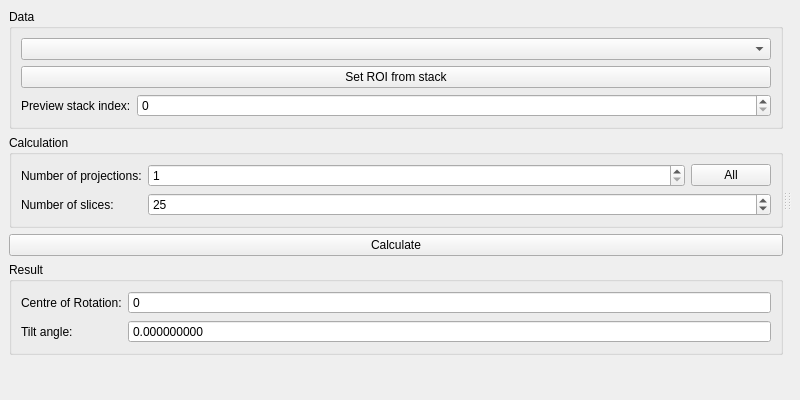
<?xml version="1.0" encoding="UTF-8"?>
<ui version="4.0">
 <class>CorTiltWindow</class>
 <widget class="QMainWindow" name="CorTiltWindow">
  <property name="geometry">
   <rect>
    <x>0</x>
    <y>0</y>
    <width>800</width>
    <height>400</height>
   </rect>
  </property>
  <property name="windowTitle">
   <string>COT &amp; Tilt Finding</string>
  </property>
  <widget class="QWidget" name="centralwidget">
   <layout class="QVBoxLayout" name="verticalLayout_2">
    <item>
     <widget class="QSplitter" name="splitter">
      <property name="orientation">
       <enum>Qt::Horizontal</enum>
      </property>
      <widget class="QWidget" name="formLayoutWidget">
       <layout class="QVBoxLayout" name="verticalLayout">
        <item>
         <widget class="QGroupBox" name="dataGroup">
          <property name="title">
           <string>Data</string>
          </property>
          <layout class="QFormLayout" name="formLayout">
           <item row="0" column="0" colspan="2">
            <widget class="StackSelectorWidgetView" name="stackSelector"/>
           </item>
           <item row="1" column="0" colspan="2">
            <widget class="QPushButton" name="setRoi">
             <property name="text">
              <string>Set ROI from stack</string>
             </property>
            </widget>
           </item>
           <item row="2" column="1">
            <widget class="QSpinBox" name="previewStackIndex"/>
           </item>
           <item row="2" column="0">
            <widget class="QLabel" name="previewStackIndexLabel">
             <property name="text">
              <string>Preview stack index:</string>
             </property>
            </widget>
           </item>
          </layout>
         </widget>
        </item>
        <item>
         <widget class="QGroupBox" name="parametersGroup">
          <property name="title">
           <string>Calculation</string>
          </property>
          <layout class="QFormLayout" name="formLayout_2">
           <property name="fieldGrowthPolicy">
            <enum>QFormLayout::AllNonFixedFieldsGrow</enum>
           </property>
           <item row="0" column="0">
            <widget class="QLabel" name="projectionCountLabel">
             <property name="text">
              <string>Number of projections:</string>
             </property>
            </widget>
           </item>
           <item row="1" column="0">
            <widget class="QLabel" name="sliceCountLabel">
             <property name="text">
              <string>Number of slices:</string>
             </property>
            </widget>
           </item>
           <item row="1" column="1">
            <widget class="QSpinBox" name="sliceCount">
             <property name="toolTip">
              <string>&lt;html&gt;&lt;head/&gt;&lt;body&gt;&lt;p&gt;Number of slices at which rotation centre will be calculated.&lt;/p&gt;&lt;/body&gt;&lt;/html&gt;</string>
             </property>
             <property name="minimum">
              <number>1</number>
             </property>
             <property name="maximum">
              <number>9999</number>
             </property>
             <property name="value">
              <number>25</number>
             </property>
            </widget>
           </item>
           <item row="0" column="1">
            <layout class="QHBoxLayout" name="horizontalLayout">
             <item>
              <widget class="QSpinBox" name="projectionCount">
               <property name="sizePolicy">
                <sizepolicy hsizetype="MinimumExpanding" vsizetype="Fixed">
                 <horstretch>0</horstretch>
                 <verstretch>0</verstretch>
                </sizepolicy>
               </property>
               <property name="toolTip">
                <string>&lt;html&gt;&lt;head/&gt;&lt;body&gt;&lt;p&gt;Number of projections to be used in the rotation centre calculation.&lt;/p&gt;&lt;/body&gt;&lt;/html&gt;</string>
               </property>
               <property name="minimum">
                <number>1</number>
               </property>
               <property name="maximum">
                <number>9999</number>
               </property>
              </widget>
             </item>
             <item>
              <widget class="QPushButton" name="projectionCountReset">
               <property name="sizePolicy">
                <sizepolicy hsizetype="Minimum" vsizetype="Fixed">
                 <horstretch>0</horstretch>
                 <verstretch>0</verstretch>
                </sizepolicy>
               </property>
               <property name="toolTip">
                <string>&lt;html&gt;&lt;head/&gt;&lt;body&gt;&lt;p&gt;Set the number of projections used to all in the stack.&lt;/p&gt;&lt;/body&gt;&lt;/html&gt;</string>
               </property>
               <property name="text">
                <string>All</string>
               </property>
              </widget>
             </item>
            </layout>
           </item>
          </layout>
         </widget>
        </item>
        <item>
         <widget class="QPushButton" name="calculateButton">
          <property name="text">
           <string>Calculate</string>
          </property>
         </widget>
        </item>
        <item>
         <widget class="QGroupBox" name="resultGroup">
          <property name="title">
           <string>Result</string>
          </property>
          <layout class="QFormLayout" name="formLayout_3">
           <item row="0" column="0">
            <widget class="QLabel" name="resultCorLabel">
             <property name="text">
              <string>Centre of Rotation:</string>
             </property>
            </widget>
           </item>
           <item row="0" column="1">
            <widget class="QDoubleSpinBox" name="resultCor">
             <property name="readOnly">
              <bool>true</bool>
             </property>
             <property name="buttonSymbols">
              <enum>QAbstractSpinBox::NoButtons</enum>
             </property>
             <property name="decimals">
              <number>0</number>
             </property>
             <property name="maximum">
              <double>99999.000000000000000</double>
             </property>
            </widget>
           </item>
           <item row="1" column="0">
            <widget class="QLabel" name="resultTiltLabel">
             <property name="text">
              <string>Tilt angle:</string>
             </property>
            </widget>
           </item>
           <item row="1" column="1">
            <widget class="QDoubleSpinBox" name="resultTilt">
             <property name="readOnly">
              <bool>true</bool>
             </property>
             <property name="buttonSymbols">
              <enum>QAbstractSpinBox::NoButtons</enum>
             </property>
             <property name="decimals">
              <number>9</number>
             </property>
             <property name="minimum">
              <double>-90.000000000000000</double>
             </property>
             <property name="maximum">
              <double>90.000000000000000</double>
             </property>
            </widget>
           </item>
          </layout>
         </widget>
        </item>
        <item>
         <spacer name="verticalSpacer">
          <property name="orientation">
           <enum>Qt::Vertical</enum>
          </property>
          <property name="sizeHint" stdset="0">
           <size>
            <width>20</width>
            <height>40</height>
           </size>
          </property>
         </spacer>
        </item>
       </layout>
      </widget>
      <widget class="QWidget" name="verticalLayoutWidget">
       <layout class="QVBoxLayout" name="imageLayout"/>
      </widget>
      <widget class="QWidget" name="verticalLayoutWidget_2">
       <layout class="QVBoxLayout" name="fitLayout"/>
      </widget>
     </widget>
    </item>
   </layout>
  </widget>
 </widget>
 <customwidgets>
  <customwidget>
   <class>StackSelectorWidgetView</class>
   <extends>QComboBox</extends>
   <header>mantidimaging.gui.widgets.stack_selector</header>
  </customwidget>
 </customwidgets>
 <resources/>
 <connections/>
</ui>
